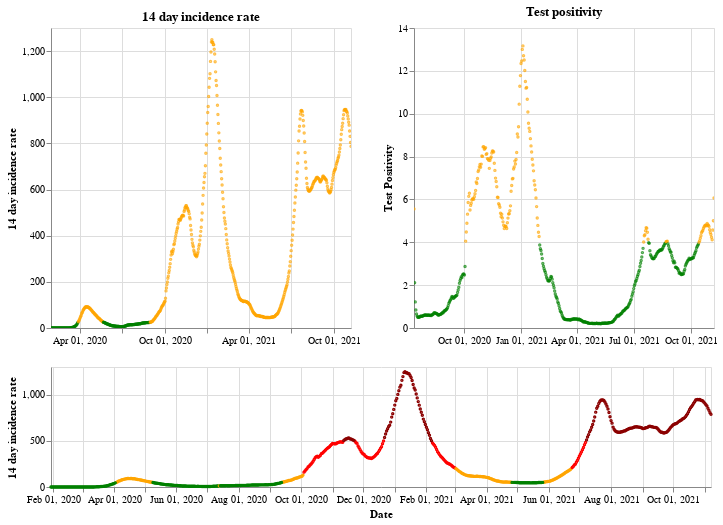

The notebook cell saved with this chart:
### Markdown cell above
## England

### Code cell
plot_traffic_light('England')

### Figure 1 — Vega-Lite specification as saved in the notebook (floating-point values rounded to 4 significant figures; data arrays with more than 128 entries replaced by an {"elided": "..."} marker saying what was removed)
{"config": {"view": {"continuousWidth": 400, "continuousHeight": 300}}, "vconcat": [{"hconcat": [{"mark": {"type": "point", "size": 2}, "encoding": {"color": {"condition": {"value": "green", "test": "(datum.twoWeeklyCasesRate <= 25)"}, "value": "orange"}, "tooltip": [{"type": "nominal", "field": "areaName"}, {"type": "temporal", "field": "date"}, {"type": "quantitative", "field": "twoWeeklyCasesRate"}, {"type": "quantitative", "field": "testPositivity"}], "x": {"type": "temporal", "axis": {"title": ""}, "field": "date", "scale": {"domain": {"selection": "DateBrush"}}, "timeUnit": "yearmonthdate"}, "y": {"type": "quantitative", "axis": {"title": "14 day incidence rate"}, "field": "twoWeeklyCasesRate"}}, "title": "14 day incidence rate", "width": 300}, {"mark": {"type": "point", "size": 2}, "encoding": {"color": {"condition": {"value": "green", "test": "(datum.testPositivity <= 4)"}, "value": "orange"}, "tooltip": [{"type": "nominal", "field": "areaName"}, {"type": "temporal", "field": "date"}, {"type": "quantitative", "field": "twoWeeklyCasesRate"}, {"type": "quantitative", "field": "testPositivity"}], "x": {"type": "temporal", "axis": {"title": ""}, "field": "date", "scale": {"domain": {"selection": "DateBrush"}}, "timeUnit": "yearmonthdate"}, "y": {"type": "quantitative", "axis": {"title": "Test Positivity"}, "field": "testPositivity"}}, "title": "Test positivity", "width": 300}]}, {"layer": [{"mark": {"type": "point", "size": 2}, "encoding": {"color": {"condition": {"value": "orange", "test": "(((datum.testPositivity < 4) && (datum.twoWeeklyCasesRate >= 50)) && (datum.twoWeeklyCasesRate < 200))"}, "value": "red"}, "opacity": {"condition": {"value": 1, "test": "((datum.twoWeeklyCasesRate >= 50) && (datum.twoWeeklyCasesRate < 500))"}, "value": 0}, "tooltip": [{"type": "nominal", "field": "areaName"}, {"type": "temporal", "field": "date"}, {"type": "quantitative", "field": "twoWeeklyCasesRate"}, {"type": "quantitative", "field": "testPositivity"}], "x": {"type": "temporal", "axis": {"title": "Date"}, "field": "date", "timeUnit": "yearmonthdate"}, "y": {"type": "quantitative", "axis": {"title": "14 day incidence rate"}, "field": "twoWeeklyCasesRate"}}, "selection": {"DateBrush": {"type": "interval", "encodings": ["x"], "fields": ["Time"]}}}, {"mark": {"type": "point", "size": 2}, "encoding": {"color": {"value": "darkred"}, "opacity": {"condition": {"value": 1, "test": "(datum.twoWeeklyCasesRate >= 500)"}, "value": 0}, "tooltip": [{"type": "nominal", "field": "areaName"}, {"type": "temporal", "field": "date"}, {"type": "quantitative", "field": "twoWeeklyCasesRate"}, {"type": "quantitative", "field": "testPositivity"}], "x": {"type": "temporal", "axis": {"title": "Date"}, "field": "date", "timeUnit": "yearmonthdate"}, "y": {"type": "quantitative", "axis": {"title": "14 day incidence rate"}, "field": "twoWeeklyCasesRate"}}}, {"mark": {"type": "point", "size": 2}, "encoding": {"color": {"condition": {"value": "green", "test": "((datum.testPositivity < 4) && (datum.twoWeeklyCasesRate < 50))"}, "value": "orange"}, "opacity": {"condition": {"value": 1, "test": "(datum.twoWeeklyCasesRate < 50)"}, "value": 0}, "tooltip": [{"type": "nominal", "field": "areaName"}, {"type": "temporal", "field": "date"}, {"type": "quantitative", "field": "twoWeeklyCasesRate"}, {"type": "quantitative", "field": "testPositivity"}], "x": {"type": "temporal", "axis": {"title": "Date"}, "field": "date", "timeUnit": "yearmonthdate"}, "y": {"type": "quantitative", "axis": {"title": "14 day incidence rate"}, "field": "twoWeeklyCasesRate"}}}], "height": 120, "width": 660}], "data": {"name": "data-eda3255dd4bb1fb6dd39d37573871680"}, "$schema": "https://vega.github.io/schema/vega-lite/v4.8.1.json", "datasets": {"data-eda3255dd4bb1fb6dd39d37573871680": {"elided": "648 records"}}}
